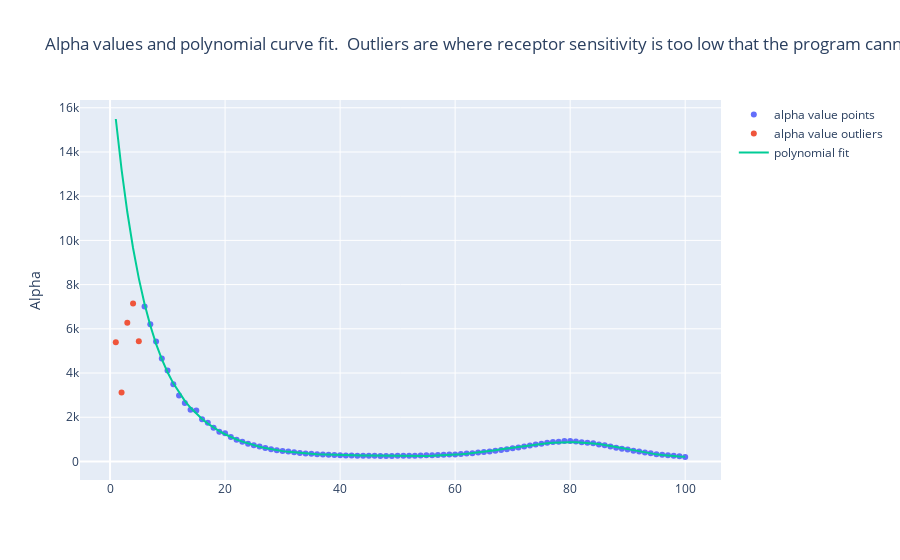

Source (notebook cell):
### Code cell
# Create a plot of the alpha values and polynomial fit.

x_values = curve_fit_df['deme']

# create traces
trace0 = go.Scatter(
    x = x_values,
    y = curve_fit_df['alpha'],
    mode = 'markers',
    name = 'alpha value points'
)
# The second trace
trace1 = go.Scatter(
    x = x_values,
    y = curve_fit_df.loc[:4, 'alpha_outliers'],
    mode = 'markers',
    name = 'alpha value outliers'
)
# The third trace
trace2 = go.Scatter(
    x = x_values,
    y = curve_fit_df['Curve_Fit'],
    mode = 'lines',
    name = 'polynomial fit'
)

# create the data
data = [trace0, trace1, trace2]  # assign traces to data

# create the layout
layout = go.Layout(
    title = 'Alpha values and polynomial curve fit.  Outliers are where receptor sensitivity is too low that the program cannot calculate exponentially increasing values.',
    yaxis = dict(title = 'Alpha')
)

# crate the fig
fig = go.Figure(data=data,layout=layout)
fig.show()

### Figure 1 — Plotly figure (JSON) as saved in the notebook; plotly's stock layout.template omitted (floating-point values rounded to 4 significant figures)
{"data": [{"mode": "markers", "name": "alpha value points", "type": "scatter", "x": [1, 2, 3, 4, 5, 6, 7, 8, 9, 10, 11, 12, 13, 14, 15, 16, 17, 18, 19, 20, 21, 22, 23, 24, 25, 26, 27, 28, 29, 30, 31, 32, 33, 34, 35, 36, 37, 38, 39, 40, 41, 42, 43, 44, 45, 46, 47, 48, 49, 50, 51, 52, 53, 54, 55, 56, 57, 58, 59, 60, 61, 62, 63, 64, 65, 66, 67, 68, 69, 70, 71, 72, 73, 74, 75, 76, 77, 78, 79, 80, 81, 82, 83, 84, 85, 86, 87, 88, 89, 90, 91, 92, 93, 94, 95, 96, 97, 98, 99, 100, null], "y": [null, null, null, null, null, 7010, 6210, 5430, 4660, 4120, 3490, 2980, 2640, 2340, 2300, 1910, 1750, 1520, 1340, 1280, 1110, 980, 890, 805, 735, 675, 610, 555, 510, 470, 445, 420, 385, 365, 345, 330, 310, 300, 290, 280, 270, 265, 260, 260, 255, 255, 250, 250, 250, 255, 255, 255, 260, 265, 275, 280, 290, 300, 310, 320, 340, 355, 375, 400, 425, 450, 480, 515, 555, 595, 630, 680, 725, 765, 805, 845, 880, 895, 920, 925, 905, 865, 850, 825, 770, 730, 675, 620, 580, 540, 485, 450, 410, 370, 330, 305, 280, 260, 230, 200, 190]}, {"mode": "markers", "name": "alpha value outliers", "type": "scatter", "x": [1, 2, 3, 4, 5, 6, 7, 8, 9, 10, 11, 12, 13, 14, 15, 16, 17, 18, 19, 20, 21, 22, 23, 24, 25, 26, 27, 28, 29, 30, 31, 32, 33, 34, 35, 36, 37, 38, 39, 40, 41, 42, 43, 44, 45, 46, 47, 48, 49, 50, 51, 52, 53, 54, 55, 56, 57, 58, 59, 60, 61, 62, 63, 64, 65, 66, 67, 68, 69, 70, 71, 72, 73, 74, 75, 76, 77, 78, 79, 80, 81, 82, 83, 84, 85, 86, 87, 88, 89, 90, 91, 92, 93, 94, 95, 96, 97, 98, 99, 100, null], "y": [5390, 3120, 6270, 7150, 5440]}, {"mode": "lines", "name": "polynomial fit", "type": "scatter", "x": [1, 2, 3, 4, 5, 6, 7, 8, 9, 10, 11, 12, 13, 14, 15, 16, 17, 18, 19, 20, 21, 22, 23, 24, 25, 26, 27, 28, 29, 30, 31, 32, 33, 34, 35, 36, 37, 38, 39, 40, 41, 42, 43, 44, 45, 46, 47, 48, 49, 50, 51, 52, 53, 54, 55, 56, 57, 58, 59, 60, 61, 62, 63, 64, 65, 66, 67, 68, 69, 70, 71, 72, 73, 74, 75, 76, 77, 78, 79, 80, 81, 82, 83, 84, 85, 86, 87, 88, 89, 90, 91, 92, 93, 94, 95, 96, 97, 98, 99, 100, null], "y": [15490.0, 13210.0, 11280.0, 9656.0, 8282.0, 7124.0, 6147.0, 5322.0, 4625.0, 4035.0, 3534.0, 3106.0, 2740.0, 2426.0, 2154.0, 1918.0, 1711.0, 1531.0, 1371.0, 1230.0, 1106.0, 994.8, 896.5, 809.3, 732.1, 664.0, 604.1, 551.8, 506.3, 467.0, 433.4, 404.7, 380.6, 360.3, 343.5, 329.5, 317.9, 308.3, 300.2, 293.2, 287.2, 281.7, 276.6, 271.7, 267.1, 262.6, 258.3, 254.2, 250.6, 247.7, 245.6, 244.6, 244.9, 247.0, 251.0, 257.2, 265.9, 277.3, 291.6, 308.9, 329.3, 352.7, 379.2, 408.6, 440.5, 474.8, 511.0, 548.7, 587.2, 626.1, 664.5, 701.9, 737.4, 770.4, 799.9, 825.4, 846.1, 861.3, 870.5, 873.3, 869.3, 858.4, 840.5, 815.8, 784.6, 747.5, 705.2, 658.6, 608.9, 557.3, 505.2, 454.1, 405.4, 360.5, 320.7, 287.0, 259.9, 239.4, 224.8, 214.4, 205.2]}], "layout": {"title": {"text": "Alpha values and polynomial curve fit.  Outliers are where receptor sensitivity is too low that the program cannot calculate exponentially increasing values."}, "yaxis": {"title": {"text": "Alpha"}}}}
